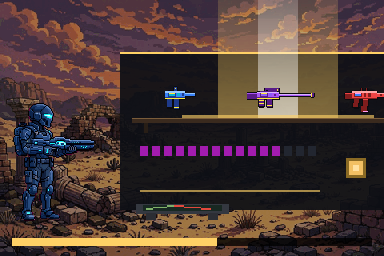
#> input picture docs/pixel-samples/profile-showcase.png, 384 x 256 px
$ python tile-profile-board.py
#> lines starting #> are read from the running program, lines starting #| are printed output that depends on the picture
#!/usr/bin/env python3
"""Tile the profile-showcase sample into one review board.

Input: docs/pixel-samples/profile-showcase.png (from
scripts/render-overhaul-samples.ts — the golden baselines' twins).
Output: docs/pixel-samples/board-profile.png — the full trophy
shelf, a close crop of the top-3 weapon plank (real compositor
renders, the center Legendary under its beam), and a close crop of
the fact row (endless depth track, Cache Rank diamond, collections
strip). Review artifact for the Profile showcase slice (0034);
baselines are Claude-reviewed per Michael's golden ruling.
"""

from pathlib import Path

from PIL import Image, ImageDraw

ROOT = Path(__file__).resolve().parent.parent
SAMPLES = ROOT / "docs" / "pixel-samples"

TILE_W = 384
TILE_H = 256
LABEL_H = 22
COLS = 3


def centered_crop(img: Image.Image, box: tuple[int, int, int, int]) -> Image.Image:
    """Scale a crop to fill a TILE_W x TILE_H tile, centered on dark."""
#> called with box = (120, 40, 436, 132)
    crop = img.crop(box)
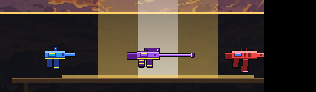
#> crop: PIL image 316x92 RGB; mean R, G, B 69, 56.7, 48
    scale = min(TILE_W / crop.width, TILE_H / crop.height)
#> scale = 1.22
    scaled = crop.resize(
        (round(crop.width * scale), round(crop.height * scale)),
        Image.NEAREST,
    )
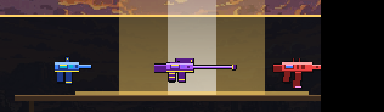
#> scaled: PIL image 384x112 RGB; mean R, G, B 68.6, 56.4, 47.9
    tile = Image.new("RGB", (TILE_W, TILE_H), (12, 12, 16))
    tile.paste(scaled, ((TILE_W - scaled.width) // 2, (TILE_H - scaled.height) // 2))
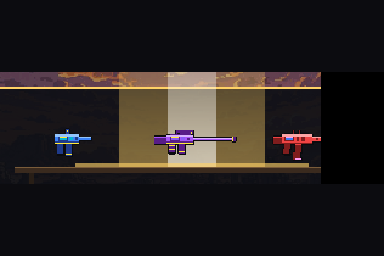
#> tile: PIL image 384x256 RGB; mean R, G, B 36.8, 31.4, 29.9
    return tile


def main() -> None:
    panel = Image.open(SAMPLES / "profile-showcase.png").convert("RGB")
    tiles = [
        (panel, "profile-showcase - the trophy shelf"),
        (centered_crop(panel, (120, 40, 436, 132)), "top-3 plank - server-ranked weapons"),
        (centered_crop(panel, (126, 136, 440, 214)), "fact row - depth track, rank diamond, strip"),
    ]
#> call 2 of centered_crop, with box = (126, 136, 440, 214)
#> in centered_crop (call 2), `crop = img.crop(box)`:
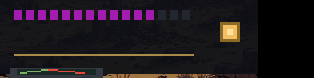
#> crop: PIL image 314x78 RGB; mean R, G, B 30.7, 23.4, 28.8
#> in centered_crop (call 2), `tile.paste(scaled, ((TILE_W - scaled.width) // 2, (TILE_H - scaled.hei..`:
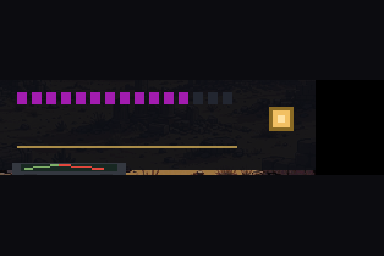
#> tile: PIL image 384x256 RGB; mean R, G, B 18.9, 16.2, 20.7
    board = Image.new("RGB", (COLS * TILE_W, TILE_H + LABEL_H), (12, 12, 16))
    draw = ImageDraw.Draw(board)
    for i, (tile, label) in enumerate(tiles):
        x = i * TILE_W
        board.paste(tile, (x, 0))
        draw.text((x + 8, TILE_H + 5), label, fill=(220, 220, 230))
#> this loop made 3 passes
#> (label, x) on passes 1 to 2: ('profile-showcase - the trophy shelf', 0), ('top-3 plank - server-ranked weapons', 384)
#> x on pass 3: 768
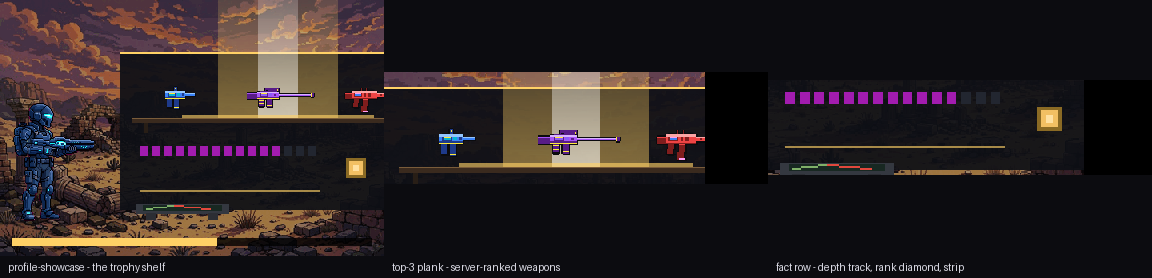
#> board: PIL image 1152x278 RGB; mean R, G, B 41.9, 33.9, 33.9
    board.save(SAMPLES / "board-profile.png")
    print(f"wrote {SAMPLES / 'board-profile.png'}")


if __name__ == "__main__":
    main()
